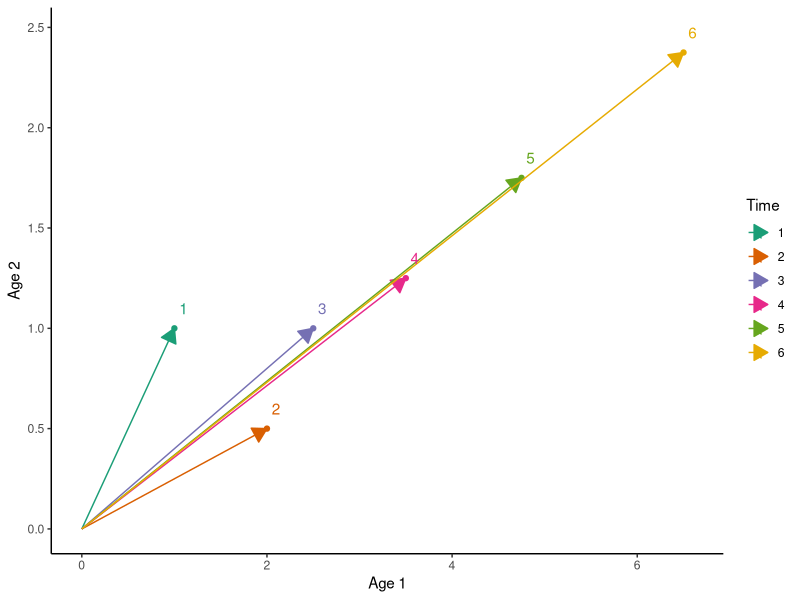
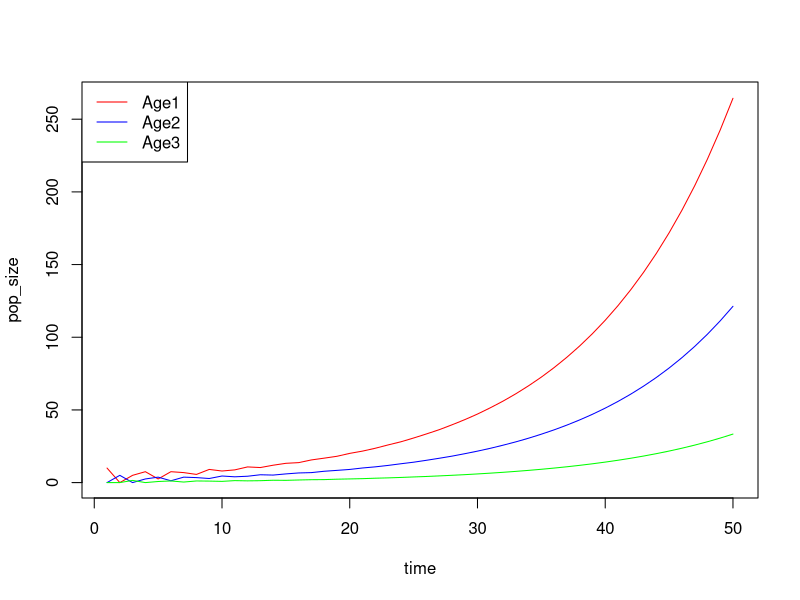

Source code (R) for these figures, in order:
## ---- chunk 1
library(ggplot2)
Time = 6
A = matrix(c(1, 1, 0.5, 0), 2, 2, byrow=T)
N = matrix(0, Time, 2)
N[1, ] = c(1, 1)
for(i in 2:Time){
  N[i, ] = A %*% N[i-1, ]
}
Data = as.data.frame(N)
Data$Time = rep(1:Time)
Data$V1.start = 0
Data$V2.start = 0

ggplot(Data, aes(x=V1, y=V2, col=as.factor(Time))) + 
  geom_point() + 
  geom_segment(aes(x=V1.start, y=V2.start, xend=V1, yend=V2), 
               arrow=arrow(type="closed", length=unit(0.4,"cm"))) + 
  geom_text(aes(x=V1+0.1, y=V2+0.1, label=Time)) + 
  scale_color_brewer("Time", type="qual", palette=2) + 
  labs(x="Age 1", y="Age 2") +  
  theme_classic()

## ---- chunk 2
### Leslie matrix and initial age classes
leslie <- matrix(data = c(0, 1, 5,
                          0.5, 0, 0,
                          0, 0.3, 0),
                      nrow = 3,
                      ncol = 3,
                      byrow = T)

N0 <- c(10, 0, 0)

### for loop and matrix algebra
time <- 50
pop_size <- data.frame(Age1 = 0,
                       Age2 = 0,
                       Age3 = 0)
pop_size[1, ] <- N0

for (i in 2:time) {
  # Matrix multiplication
  pop_size[i, ] <- leslie %*% t(pop_size[i-1, ])
}

# Total abundance
pop_size$N <- rowSums(pop_size)

head(pop_size)

plot(c(1,time), c(0,265), type = "n", xlab = "time", ylab = "pop_size")
lines(1:time , pop_size$Age1, col = "red")
lines(1:time , pop_size$Age2, col = "blue")
lines(1:time , pop_size$Age3, col = "green")
legend("topleft",
       legend = c("Age1", "Age2", "Age3"),
       col = c("red", "blue", "green"),
       lty = 1)

## ---- chunk 3
### Asymptotic growth rate and stable age distribution

asymptotic_growth <- pop_size$N[time]/pop_size$N[time-1]
asymptotic_growth

age_distribution <- pop_size[time, 1:3]/sum(pop_size[time, 1:3])
age_distribution

### Eigen-analysis of the Leslie matrix
EIGEN <- eigen(leslie)
EIGEN
abs(EIGEN$values[1]) # dominant eigenvalue
as.numeric(EIGEN$vectors[, 1] / sum(EIGEN$vectors[, 1])) # corresponding eigenvector
